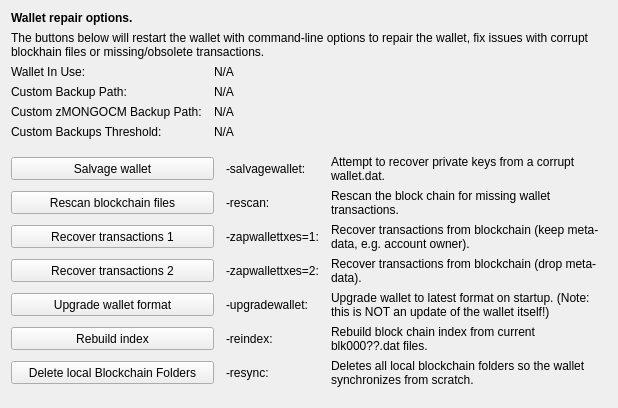
     <widget class="QWidget" name="tab_repair">
      <attribute name="title">
       <string>&amp;Wallet Repair</string>
      </attribute>
      <layout class="QGridLayout" name="gridLayout_4" columnstretch="0,0,0,0">
       <property name="horizontalSpacing">
        <number>12</number>
       </property>
       <item row="0" column="0" colspan="4">
        <widget class="QLabel" name="label_repair_header">
         <property name="font">
          <font>
           <weight>75</weight>
           <bold>true</bold>
          </font>
         </property>
         <property name="text">
          <string>Wallet repair options.</string>
         </property>
        </widget>
       </item>
       <item row="1" column="0" colspan="4">
        <widget class="QLabel" name="label_repair_helptext">
         <property name="font">
          <font>
           <weight>50</weight>
           <bold>false</bold>
          </font>
         </property>
         <property name="text">
          <string>The buttons below will restart the wallet with command-line options to repair the wallet, fix issues with corrupt blockhain files or missing/obsolete transactions.</string>
         </property>
         <property name="wordWrap">
          <bool>true</bool>
         </property>
        </widget>
       </item>
       <item row="2" column="0">
        <widget class="QLabel" name="wallet_path_label">
         <property name="text">
          <string>Wallet In Use:</string>
         </property>
        </widget>
       </item>
       <item row="2" column="1" colspan="3">
        <widget class="QLabel" name="wallet_path">
         <property name="cursor">
          <cursorShape>IBeamCursor</cursorShape>
         </property>
         <property name="text">
          <string>N/A</string>
         </property>
         <property name="textFormat">
          <enum>Qt::PlainText</enum>
         </property>
         <property name="textInteractionFlags">
          <set>Qt::LinksAccessibleByMouse|Qt::TextSelectableByKeyboard|Qt::TextSelectableByMouse</set>
         </property>
        </widget>
       </item>
       <item row="3" column="0">
        <widget class="QLabel" name="wallet_custombackuppath_label">
         <property name="visible">
          <bool>false</bool>
         </property>
         <property name="text">
          <string>Custom Backup Path:</string>
         </property>
        </widget>
       </item>
       <item row="3" column="1" colspan="3">
        <widget class="QLabel" name="wallet_custombackuppath">
         <property name="cursor">
          <cursorShape>IBeamCursor</cursorShape>
         </property>
         <property name="visible">
          <bool>false</bool>
         </property>
         <property name="text">
          <string>N/A</string>
         </property>
         <property name="textFormat">
          <enum>Qt::PlainText</enum>
         </property>
         <property name="textInteractionFlags">
          <set>Qt::LinksAccessibleByMouse|Qt::TextSelectableByKeyboard|Qt::TextSelectableByMouse</set>
         </property>
        </widget>
       </item>
       <item row="4" column="0">
        <widget class="QLabel" name="wallet_customzpivbackuppath_label">
         <property name="visible">
          <bool>false</bool>
         </property>
         <property name="text">
          <string>Custom zMONGOCM Backup Path:</string>
         </property>
        </widget>
       </item>
       <item row="4" column="1" colspan="3">
        <widget class="QLabel" name="wallet_customzpivbackuppath">
         <property name="cursor">
          <cursorShape>IBeamCursor</cursorShape>
         </property>
         <property name="visible">
          <bool>false</bool>
         </property>
         <property name="text">
          <string>N/A</string>
         </property>
         <property name="textFormat">
          <enum>Qt::PlainText</enum>
         </property>
         <property name="textInteractionFlags">
          <set>Qt::LinksAccessibleByMouse|Qt::TextSelectableByKeyboard|Qt::TextSelectableByMouse</set>
         </property>
        </widget>
       </item>
       <item row="5" column="0">
        <widget class="QLabel" name="wallet_custombackupthreshold_label">
         <property name="visible">
          <bool>false</bool>
         </property>
         <property name="text">
          <string>Custom Backups Threshold:</string>
         </property>
        </widget>
       </item>
       <item row="5" column="1" colspan="3">
        <widget class="QLabel" name="wallet_custombackupthreshold">
         <property name="cursor">
          <cursorShape>IBeamCursor</cursorShape>
         </property>
         <property name="visible">
          <bool>false</bool>
         </property>
         <property name="text">
          <string>N/A</string>
         </property>
         <property name="textFormat">
          <enum>Qt::PlainText</enum>
         </property>
         <property name="textInteractionFlags">
          <set>Qt::LinksAccessibleByMouse|Qt::TextSelectableByKeyboard|Qt::TextSelectableByMouse</set>
         </property>
        </widget>
       </item>
       <item row="6" column="0">
        <spacer name="verticalSpacer_repair1">
         <property name="orientation">
          <enum>Qt::Vertical</enum>
         </property>
         <property name="sizeHint" stdset="0">
          <size>
           <width>10</width>
           <height>10</height>
          </size>
         </property>
        </spacer>
       </item>
       <item row="7" column="0" colspan="2">
        <widget class="QPushButton" name="btn_salvagewallet">
         <property name="minimumSize">
          <size>
           <width>100</width>
           <height>23</height>
          </size>
         </property>
         <property name="text">
          <string>Salvage wallet</string>
         </property>
        </widget>
       </item>
       <item row="7" column="2">
        <widget class="QLabel" name="label_repair_salvage_command">
         <property name="text">
          <string notr="true">-salvagewallet:</string>
         </property>
        </widget>
       </item>
       <item row="7" column="3">
        <widget class="QLabel" name="label_repair_salvage">
         <property name="text">
          <string>Attempt to recover private keys from a corrupt wallet.dat.</string>
         </property>
         <property name="wordWrap">
          <bool>true</bool>
         </property>
        </widget>
       </item>
       <item row="8" column="0" colspan="2">
        <widget class="QPushButton" name="btn_rescan">
         <property name="minimumSize">
          <size>
           <width>100</width>
           <height>23</height>
          </size>
         </property>
         <property name="text">
          <string>Rescan blockchain files</string>
         </property>
        </widget>
       </item>
       <item row="8" column="2">
        <widget class="QLabel" name="label_repair_rescan_command">
         <property name="text">
          <string notr="true">-rescan:</string>
         </property>
        </widget>
       </item>
       <item row="8" column="3">
        <widget class="QLabel" name="label_repair_rescan">
         <property name="text">
          <string>Rescan the block chain for missing wallet transactions.</string>
         </property>
         <property name="wordWrap">
          <bool>true</bool>
         </property>
        </widget>
       </item>
       <item row="9" column="0" colspan="2">
        <widget class="QPushButton" name="btn_zapwallettxes1">
         <property name="minimumSize">
          <size>
           <width>100</width>
           <height>23</height>
          </size>
         </property>
         <property name="text">
          <string>Recover transactions 1</string>
         </property>
        </widget>
       </item>
       <item row="9" column="2">
        <widget class="QLabel" name="label_repair_zap1_command">
         <property name="text">
          <string notr="true">-zapwallettxes=1:</string>
         </property>
        </widget>
       </item>
       <item row="9" column="3">
        <widget class="QLabel" name="label_repair_zap1">
         <property name="text">
          <string>Recover transactions from blockchain (keep meta-data, e.g. account owner).</string>
         </property>
         <property name="wordWrap">
          <bool>true</bool>
         </property>
        </widget>
       </item>
       <item row="10" column="0" colspan="2">
        <widget class="QPushButton" name="btn_zapwallettxes2">
         <property name="minimumSize">
          <size>
           <width>100</width>
           <height>23</height>
          </size>
         </property>
         <property name="text">
          <string>Recover transactions 2</string>
         </property>
        </widget>
       </item>
       <item row="10" column="2">
        <widget class="QLabel" name="label_repair_zap2_command">
         <property name="text">
          <string notr="true">-zapwallettxes=2:</string>
         </property>
        </widget>
       </item>
       <item row="10" column="3">
        <widget class="QLabel" name="label_repair_zap2">
         <property name="text">
          <string>Recover transactions from blockchain (drop meta-data).</string>
         </property>
         <property name="wordWrap">
          <bool>true</bool>
         </property>
        </widget>
       </item>
       <item row="11" column="0" colspan="2">
        <widget class="QPushButton" name="btn_upgradewallet">
         <property name="minimumSize">
          <size>
           <width>100</width>
           <height>23</height>
          </size>
         </property>
         <property name="text">
          <string>Upgrade wallet format</string>
         </property>
        </widget>
       </item>
       <item row="11" column="2">
        <widget class="QLabel" name="label_repair_upgrade_command">
         <property name="text">
          <string notr="true">-upgradewallet:</string>
         </property>
        </widget>
       </item>
       <item row="11" column="3">
        <widget class="QLabel" name="label_repair_upgrade">
         <property name="text">
          <string>Upgrade wallet to latest format on startup. (Note: this is NOT an update of the wallet itself!)</string>
         </property>
         <property name="wordWrap">
          <bool>true</bool>
         </property>
        </widget>
       </item>
       <item row="12" column="0" colspan="2">
        <widget class="QPushButton" name="btn_reindex">
         <property name="minimumSize">
          <size>
           <width>100</width>
           <height>23</height>
          </size>
         </property>
         <property name="text">
          <string>Rebuild index</string>
         </property>
        </widget>
       </item>
       <item row="12" column="2">
        <widget class="QLabel" name="label_repair_reindex_command">
         <property name="text">
          <string notr="true">-reindex:</string>
         </property>
        </widget>
       </item>
       <item row="12" column="3">
        <widget class="QLabel" name="label_repair_reindex">
         <property name="text">
          <string>Rebuild block chain index from current blk000??.dat files.</string>
         </property>
         <property name="wordWrap">
          <bool>true</bool>
         </property>
        </widget>
       </item>
       <item row="13" column="0" colspan="2">
        <widget class="QPushButton" name="btn_resync">
         <property name="minimumSize">
          <size>
           <width>100</width>
           <height>23</height>
          </size>
         </property>
         <property name="text">
          <string>Delete local Blockchain Folders</string>
         </property>
        </widget>
       </item>
       <item row="13" column="2">
        <widget class="QLabel" name="label_repair_resync_command">
         <property name="text">
          <string>-resync:</string>
         </property>
        </widget>
       </item>
       <item row="13" column="3">
        <widget class="QLabel" name="label_repair_resync">
         <property name="text">
          <string>Deletes all local blockchain folders so the wallet synchronizes from scratch.</string>
         </property>
         <property name="wordWrap">
          <bool>true</bool>
         </property>
        </widget>
       </item>
       <item row="14" column="0">
        <spacer name="verticalSpacer_repair2">
         <property name="orientation">
          <enum>Qt::Vertical</enum>
         </property>
         <property name="sizeHint" stdset="0">
          <size>
           <width>20</width>
           <height>10</height>
          </size>
         </property>
        </spacer>
       </item>
      </layout>
     </widget>
